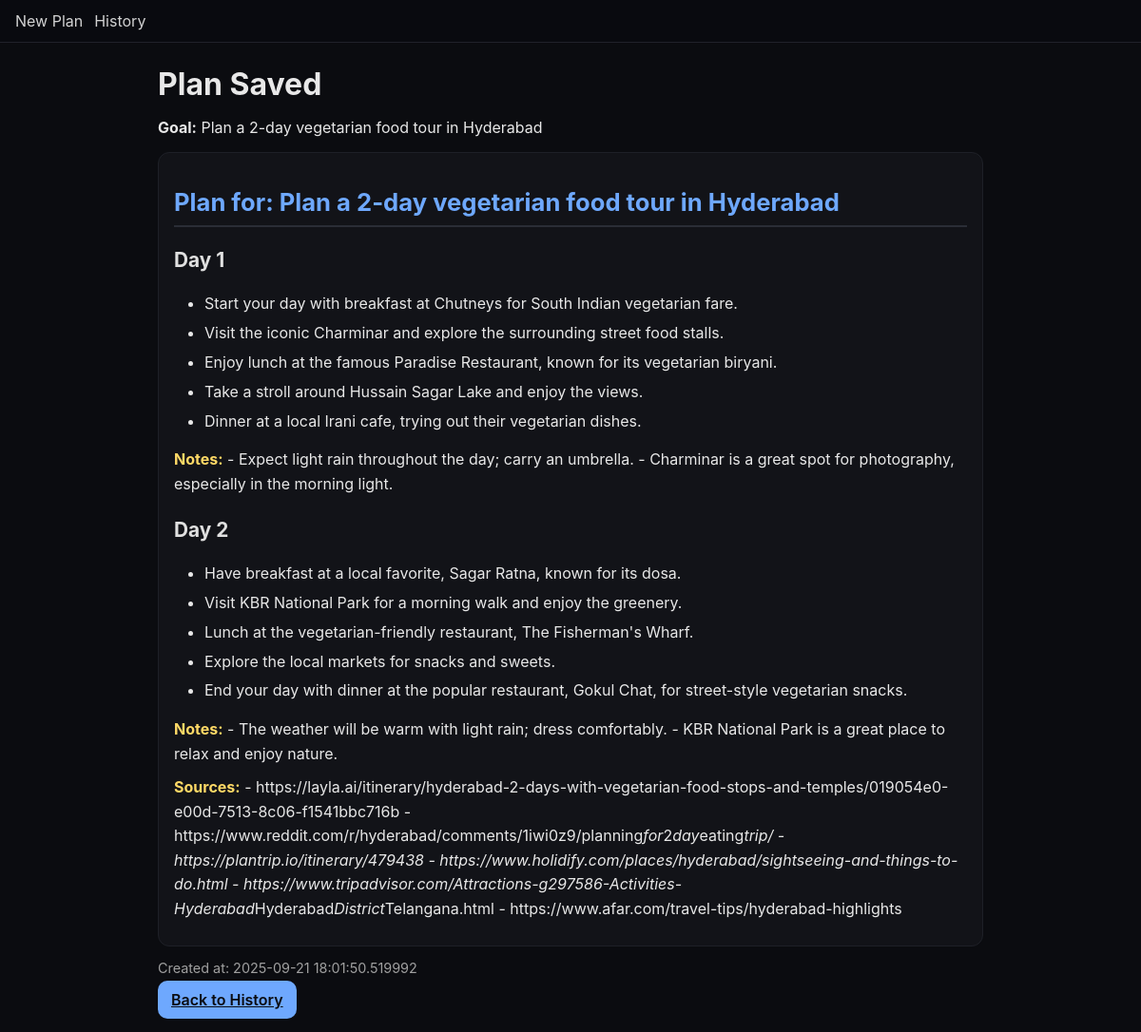
/plan/4, run on the app's committed database.
### app/db.py (models this page shows)
class Plan(Base):
    __tablename__ = "plans"
    id = Column(Integer, primary_key=True, index=True)
    goal = Column(Text, nullable=False)
    plan_markdown = Column(Text, nullable=False)     # human-readable
    plan_json = Column(Text, nullable=False)         # machine-structured
    created_at = Column(DateTime, default=datetime.utcnow)

### app/main.py (the view)
    @app.route("/plan/<int:plan_id>", methods=["GET"])
    def view_plan(plan_id: int):
        plan = app.session.get(Plan, plan_id)
        if not plan:
            abort(404)
        return render_template("plan.html", plan=plan)

### app/templates/plan.html
{% extends "base.html" %}
{% block content %}
<h1>Plan Saved</h1>
<p><strong>Goal:</strong> {{ plan.goal }}</p>
<article class="markdown">
  {{ plan.plan_markdown | markdown | safe }}
</article>
<p class="muted">Created at: {{ plan.created_at }}</p>
<a class="btn" href="{{ url_for('history') }}">Back to History</a>
{% endblock %}

### app/static/style.css (style rules this page uses)
:root { --bg:#0b0c10; --card:#121318; --text:#e8e8e8; --accent:#6ea8fe; --muted:#a0a0a0; }
* { box-sizing: border-box; }
body { margin:0; font-family:Inter,system-ui,-apple-system,Segoe UI,Roboto,Arial; background:var(--bg); color:var(--text); }
h1 { margin:0 0 12px; }
button, .btn { margin-top:12px; background:var(--accent); color:#0b0c10; border:none; padding:10px 14px; border-radius:10px; cursor:pointer; font-weight:600; }
.markdown { background:var(--card); padding:16px; border-radius:12px; border:1px solid #1e2027; line-height:1.55; }
.muted { color:var(--muted); font-size:0.9rem; }
.markdown h1 { font-size: 1.6rem; margin-top: 1rem; color: var(--accent); border-bottom: 2px solid #2a2d36; padding-bottom: 4px; }
.markdown h2 { font-size: 1.3rem; margin-top: 1.2rem; color: #e0e0e0; }
.markdown ul { margin-left: 1.5em; padding-left: 0.5em; list-style-type: disc; }
.markdown li { margin: 6px 0; }
.markdown strong { color: #ffd966; }
.markdown p { margin: 0.6rem 0; line-height: 1.6; }

### data on the page
Plan: goal "Plan a 2-day vegetarian food tour in Hyderabad", plan_markdown "Plan for: Plan a 2-day vegetarian food tour in Hyderabad Day 1 Start your day with breakfast at Chutneys for South Indian vegetarian fare. Visit the iconic Charminar and explore the surrounding street food stalls. Enjoy lunch at the famous Paradise Restaurant, known for its vegetarian biryani. Take a stroll around Hussain Sagar Lake and enjoy the views. Dinner at a local Irani cafe, trying out their vegetarian dishes. Notes: - Expect light rain throughout the day; carry an umbrella. - Charminar is a great spot for photography, especially in the morning light. Day 2 Have breakfast at a local favorite, Sagar Ratna, known for its dosa. Visit KBR National Park for a morning walk and enjoy the…", created_at "2025-09-21 18:01:50.519992"
